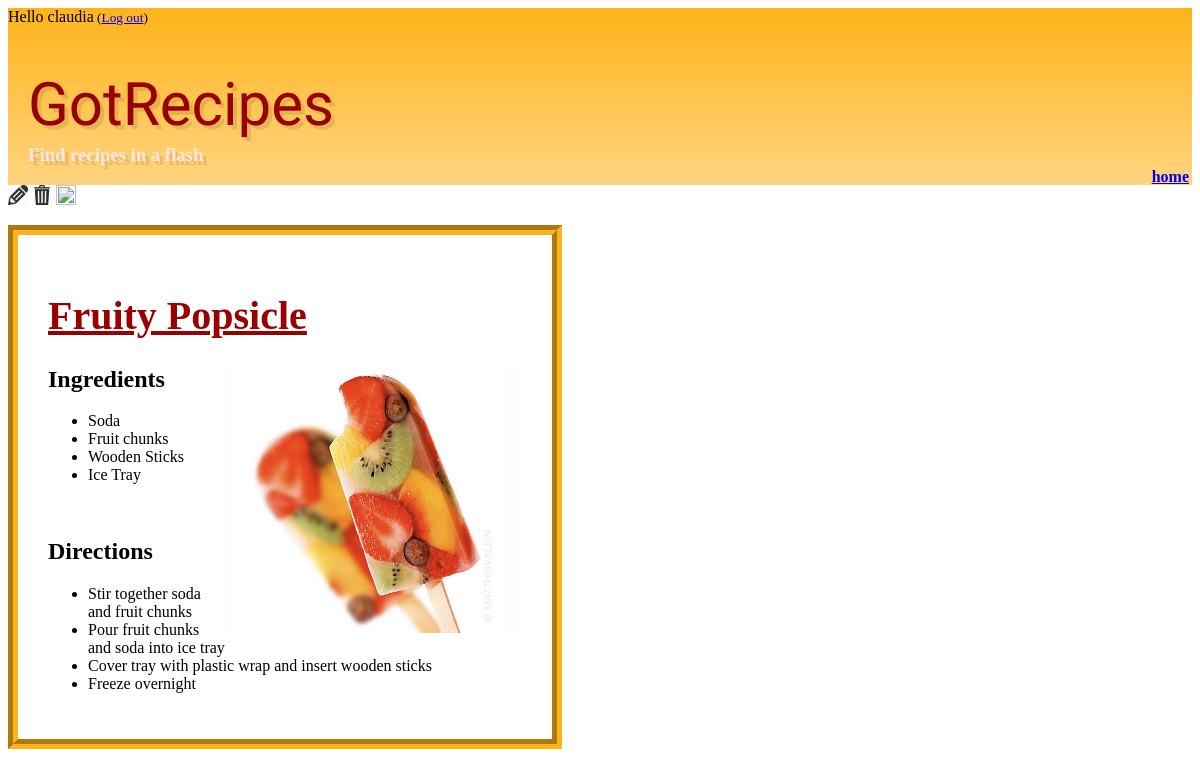
The app's page /recipe/14/ (signed in) with its own data.
### gotrecipes/models.py (models this page shows, shortened)
class Recipe(models.Model):
  title=models.CharField(max_length=200)
  ingredients=models.TextField()
  directions=models.TextField()
  image = models.ImageField(upload_to='recipe_images', default='recipe_images/default.png')

### gotrecipes/views.py (the view)
# urls.py: url(r'^recipe/(?P<pk>\d+)/$', views.recipe_detail, name='recipe_detail'),
def recipe_detail(request, pk):
	recipe=get_object_or_404(Recipe, pk=pk)
	return render(request, 'gotrecipes/recipe_detail.html', {'recipe': recipe})

### gotrecipes/templates/gotrecipes/recipe_detail.html
{% extends 'gotrecipes/base.html' %}
{% load staticfiles %}
{% block content %}
	<div class="recipe-mods">
		<form>
			{% if user.is_authenticated %}
			<a href="{% url 'recipe_edit' pk=recipe.pk %}"><img class="icon" src="{% static 'images/pencil.jpg' %}" /></a>
			<a href="{% url 'recipe_delete' pk=recipe.pk %}"><img class="icon" src="{% static 'images/delete.png' %}" /></a>
			{% endif %}
			<img class="icon" value="Print this page"src="{% static 'images/printer.png' %}" alt='print' onClick="window.print()">
		</form>
		</div>
	<div class="recipe-detail">
		{% autoescape off %}
		<h1 id="recipe-title">{{ recipe.title }}</h1>
		<div>
			<img id='food-img' src="{{ recipe.image.url }}" alt='recipe-image' />
		</div>
		<h2>Ingredients</h2>
		<p>{{ recipe.ingredients }}</p>
		<br>
		<h2>Directions</h2>
		<p>{{ recipe.directions }}</p>
		{% endautoescape %}
	</div>
{% endblock %}

### gotrecipes/templates/gotrecipes/base.html (shortened to what this page needs)
{% load staticfiles %}
<html>
  <head>
	<link rel="stylesheet" href="{% static 'css/base.css' %}">
  </head>
  <body>
	<div class="page-head">
		{% if user.is_authenticated %}
		<p>Hello {{ user.username }}<small>  (<a href="{% url 'logout'%}">Log out</a>)</small></p>
		{% else %}
		<a href="{% url 'login' %}"><img class="icon" src="{% static 'images/lock.png' %}" /></a>
		{% endif %}
		<h1 id="got-title">GotRecipes</h1>
		<span><h3 id="got-sub">Find recipes in a flash</h3></span>
		<span class="home"><h4><a href="{% url 'index' %}">home</a></span>
	</div>
	<div class="content-container"}
	{% block content %}
	{% endblock %}
  </body>
</html>

### gotrecipes/static/css/base.css (style rules this page uses)
.page-head, .create-recipe, .view-recipes { background: linear-gradient(#ffb31a, #ffd480) }
.recipe-detail { border-color: #ffb31a; border-style: groove; border-width: 10px; }
#got-title { font: 60px/1.3 'Oleo Script', Helvetica, sans-serif; color: #990000; text-shadow: 4px 4px 0px rgba(0,0,0,0.1); margin-bottom: 0px; margin-left: 20px; }
#got-sub { font: 20px/ Helvetica, sans-serif; color: #ffe6e6; text-shadow: 4px 4px 0px rgba(0,0,0,0.1); margin-top: 0px; margin-left: 20px; }
h1,h3 { font: Helvetica, sans-serif; }
h3 { color: #990000; }
span { display: inline-block; }
.home { float: right; padding: 3px; }
.icon { width: 20px; height: 20px }
#recipe-title { font-size: 40px; color: #990000; text-decoration: underline; }
.recipe-detail { padding: 30px; width: 40%; }
#food-img { max-height: 300px; max-width: 300px; float: right; }

### records on screen
Recipe: title "Fruity Popsicle", image (picture), ingredients "Soda Fruit chunks Wooden Sticks Ice Tray", directions "Stir together soda and fruit chunks Pour fruit chunks and soda into ice tray Cover tray with plastic wrap and insert wooden sticks Freeze overnight"

### other values on screen
{{ user.username }} "claudia"
